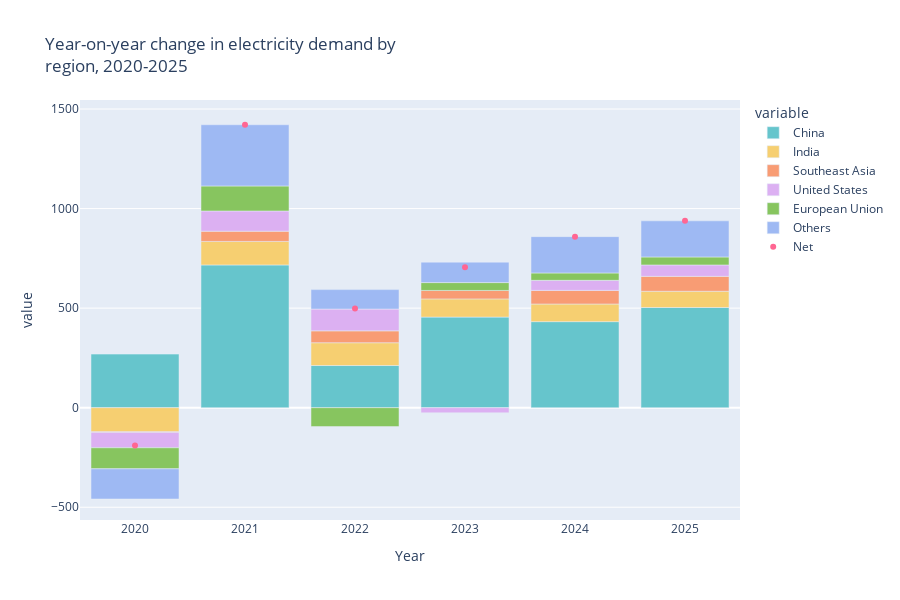

Here is the notebook cell this chart was saved with:
### Code cell
fig = px.bar(dta, x=dta.index, y=[ 'China', 'India', 'Southeast Asia', 'United States', 'European Union', 'Others'],
            hover_name=dta.index, 
            color_discrete_sequence= px.colors.qualitative.Pastel,
            height=600, width=900,
            title='Year-on-year change in electricity demand by <br>region, 2020-2025')


fig.add_scatter(x=[2020, 2021, 2022, 2023, 2024, 2025], 
                y=[-189.5, 1421. , 498.1,  705. ,  859.1,  938.4],
                mode="markers",
                name="Net"
                )

fig.update_traces(hovertemplate ='<br>%{x} <br>'+ '<b>%{y:.2f} Twh </b>')

fig.show()

### Figure 1 — Plotly figure (JSON) as saved in the notebook; plotly's stock layout.template omitted (floating-point values rounded to 4 significant figures)
{"data": [{"alignmentgroup": "True", "hovertemplate": "<br>%{x} <br><b>%{y:.2f} Twh </b>", "hovertext": [2020, 2021, 2022, 2023, 2024, 2025], "legendgroup": "China", "marker": {"color": "rgb(102, 197, 204)", "pattern": {"shape": ""}}, "name": "China", "offsetgroup": "China", "orientation": "v", "showlegend": true, "textposition": "auto", "type": "bar", "x": [2020, 2021, 2022, 2023, 2024, 2025], "xaxis": "x", "y": [269.1, 716.9, 211.8, 455, 432.2, 503.1], "yaxis": "y"}, {"alignmentgroup": "True", "hovertemplate": "<br>%{x} <br><b>%{y:.2f} Twh </b>", "hovertext": [2020, 2021, 2022, 2023, 2024, 2025], "legendgroup": "India", "marker": {"color": "rgb(246, 207, 113)", "pattern": {"shape": ""}}, "name": "India", "offsetgroup": "India", "orientation": "v", "showlegend": true, "textposition": "auto", "type": "bar", "x": [2020, 2021, 2022, 2023, 2024, 2025], "xaxis": "x", "y": [-120.6, 118.1, 114.5, 91.4, 88.6, 81.7], "yaxis": "y"}, {"alignmentgroup": "True", "hovertemplate": "<br>%{x} <br><b>%{y:.2f} Twh </b>", "hovertext": [2020, 2021, 2022, 2023, 2024, 2025], "legendgroup": "Southeast Asia", "marker": {"color": "rgb(248, 156, 116)", "pattern": {"shape": ""}}, "name": "Southeast Asia", "offsetgroup": "Southeast Asia", "orientation": "v", "showlegend": true, "textposition": "auto", "type": "bar", "x": [2020, 2021, 2022, 2023, 2024, 2025], "xaxis": "x", "y": [-3.5, 51.3, 59.6, 42.4, 68.3, 74.8], "yaxis": "y"}, {"alignmentgroup": "True", "hovertemplate": "<br>%{x} <br><b>%{y:.2f} Twh </b>", "hovertext": [2020, 2021, 2022, 2023, 2024, 2025], "legendgroup": "United States", "marker": {"color": "rgb(220, 176, 242)", "pattern": {"shape": ""}}, "name": "United States", "offsetgroup": "United States", "orientation": "v", "showlegend": true, "textposition": "auto", "type": "bar", "x": [2020, 2021, 2022, 2023, 2024, 2025], "xaxis": "x", "y": [-77.3, 101.6, 109.5, -25.9, 50.5, 57.3], "yaxis": "y"}, {"alignmentgroup": "True", "hovertemplate": "<br>%{x} <br><b>%{y:.2f} Twh </b>", "hovertext": [2020, 2021, 2022, 2023, 2024, 2025], "legendgroup": "European Union", "marker": {"color": "rgb(135, 197, 95)", "pattern": {"shape": ""}}, "name": "European Union", "offsetgroup": "European Union", "orientation": "v", "showlegend": true, "textposition": "auto", "type": "bar", "x": [2020, 2021, 2022, 2023, 2024, 2025], "xaxis": "x", "y": [-105.8, 125.6, -94.9, 39.5, 37, 40], "yaxis": "y"}, {"alignmentgroup": "True", "hovertemplate": "<br>%{x} <br><b>%{y:.2f} Twh </b>", "hovertext": [2020, 2021, 2022, 2023, 2024, 2025], "legendgroup": "Others", "marker": {"color": "rgb(158, 185, 243)", "pattern": {"shape": ""}}, "name": "Others", "offsetgroup": "Others", "orientation": "v", "showlegend": true, "textposition": "auto", "type": "bar", "x": [2020, 2021, 2022, 2023, 2024, 2025], "xaxis": "x", "y": [-151.4, 307.5, 97.6, 102.6, 182.5, 181.5], "yaxis": "y"}, {"hovertemplate": "<br>%{x} <br><b>%{y:.2f} Twh </b>", "mode": "markers", "name": "Net", "type": "scatter", "x": [2020, 2021, 2022, 2023, 2024, 2025], "y": [-189.5, 1421, 498.1, 705, 859.1, 938.4]}], "layout": {"barmode": "relative", "height": 600, "legend": {"title": {"text": "variable"}, "tracegroupgap": 0}, "title": {"text": "Year-on-year change in electricity demand by <br>region, 2020-2025"}, "width": 900, "xaxis": {"anchor": "y", "domain": [0, 1], "title": {"text": "Year"}}, "yaxis": {"anchor": "x", "domain": [0, 1], "title": {"text": "value"}}}}
